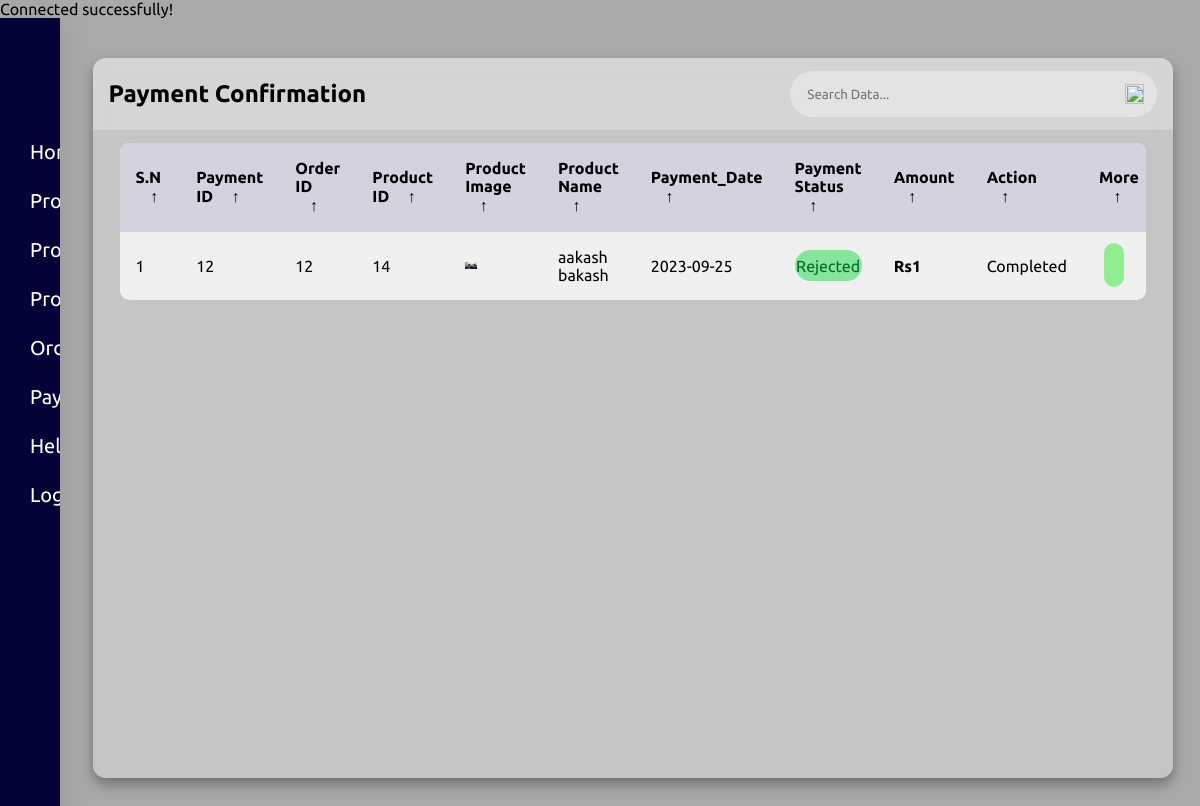
The app's page /userpayment.php (signed in), older data.
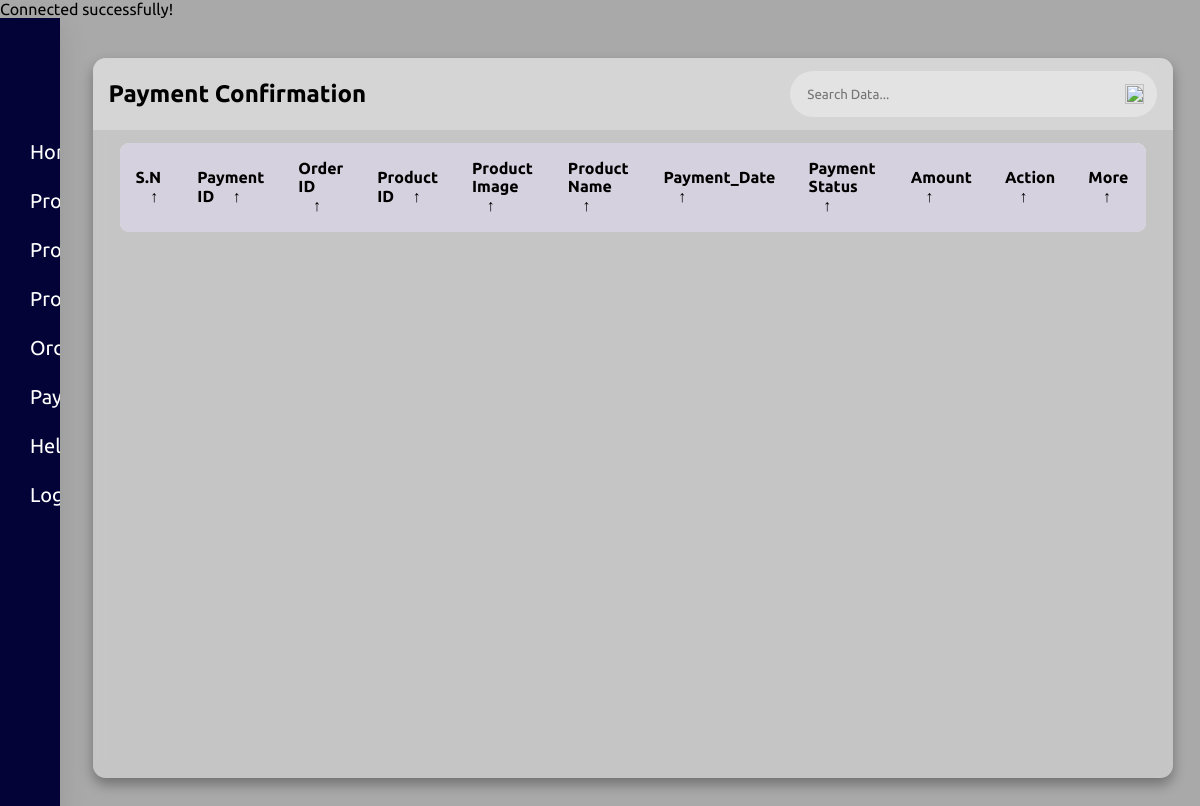
The same page, newer data.
### tables this page shows
CREATE TABLE `paymenttable` (
  `payment_id` int(11) NOT NULL,
  `order_id` int(11) NOT NULL,
  `payment_status` varchar(100) NOT NULL DEFAULT 'pending',
  `Product_id` int(11) NOT NULL
);

CREATE TABLE `productdetails` (
  `Product_id` int(11) NOT NULL,
  `user_id` int(11) NOT NULL,
  `product_name` varchar(100) NOT NULL,
  `category_name` varchar(100) NOT NULL,
  `product_price` varchar(500) NOT NULL,
  `product_image` varchar(300) NOT NULL,
  `product_age` varchar(10) NOT NULL,
  `product_bio` varchar(500) NOT NULL,
  `sell_status` varchar(100) NOT NULL DEFAULT 'pending',
  `display_home` int(1) NOT NULL DEFAULT 1
);

CREATE TABLE `ordertable` (
  `order_id` int(11) NOT NULL,
  `Product_id` int(11) NOT NULL,
  `order_date` varchar(100) NOT NULL,
  `payment_status` varchar(11) NOT NULL DEFAULT 'pending',
  `user_id` int(11) NOT NULL,
  `customer_id` int(11) NOT NULL
);

### userpayment.php (the view, shortened to what this page needs)
<?php
include('php/connector.php');
$userid = $_SESSION['user_id'];
?>
<!DOCTYPE html>
<html lang="en">
<head>
    <link rel="stylesheet" href="css/orderlist.css">
    <link rel="stylesheet" href="view/app/usermenu.css">
</head>
<body>
    <div class="adminmain-container" style="max-width:100%;">
        <div class="menudiv"><?php include("view/app/usermenu.php") ?></div>
        <div class="dashdiv">
            <main class="table">
                <section class="table__header">
                    <h1>Payment Confirmation</h1>
                    <div class="input-group">
                        <input type="search" placeholder="Search Data...">
                        <img src="images/search.png" alt="">
                    </div>
                    <?PHP $sn=1; ?>
                </section>
                <section class="table__body">
                    <table>
                        <thead>
                            <tr>
                                <th>S.N <span class="icon-arrow">&UpArrow;</span></th>
                                <th>Payment ID <span class="icon-arrow">&UpArrow;</span></th>
                                <th> Order ID <span class="icon-arrow">&UpArrow;</span></th>
                                <th> Product ID <span class="icon-arrow">&UpArrow;</span></th>
                                <th> Product Image <span class="icon-arrow">&UpArrow;</span></th>
                                <th> Product Name <span class="icon-arrow">&UpArrow;</span></th>
                                <th> Payment_Date <span class="icon-arrow">&UpArrow;</span></th>
                                <th> Payment Status <span class="icon-arrow">&UpArrow;</span></th>
                                <th> Amount <span class="icon-arrow">&UpArrow;</span></th>
                                <th id="action"> Action <span class="icon-arrow">&UpArrow;</span></th>
                                <th> More<span class="icon-arrow">&UpArrow;</span></th>
                            </tr>
                        </thead>
                        <tbody>
                            <?php
                            $sql = "SELECT * FROM  ordertable od JOIN productdetails pd ON od.Product_id=pd.Product_id JOIN paymenttable pt ON pd.Product_id=pt.Product_id WHERE od.user_id=$userid ";
                            $r = mysqli_query($con, $sql);
                            while ($data = mysqli_fetch_assoc($r)) {
                            ?>
                                <tr>
                                    <td> <?php echo $sn ?> </td>
                                    <td> <?php echo $data['payment_id'] ?> </td>
                                    <td> <?php echo $data['order_id'] ?> </td>
                                    <td> <?php echo $data['Product_id'] ?> </td>
                                    <td> <img src="<?php echo $data['product_image'] ?>" alt=""></td>
                                    <td> <?php echo $data['product_name'] ?></td>
                                    <td> <?php echo $data['order_date'] ?> </td>
                                    <td>
                                        <p class="status delivered"><?php echo $data['payment_status'] ?></p>
                                    </td>
                                    <td> <strong> Rs<?php echo $data['product_price'] ?> </strong></td>
                                    <div class="btndiv">
                                        <?php $order_id = $data['order_id'];
                                        $confirmation_status = $data['payment_status'];
                                        $status_text = ($confirmation_status == 'Confirmed'||$confirmation_status == 'Rejected')? 'Completed' : '<a href="#" onclick="show1(' . $order_id . ')" class="pbtn_1"><ion-icon name="checkmark-circle-outline"></ion-icon></a><a href="#" onclick="show2(' . $order_id . ')" class="pbtn_2"><ion-icon name="close-circle-outline"></ion-icon></a>';
                                        echo '<td id="action" class="pbtn" style="height:100%;">';
                                        echo '<div class="btndiv">';
                                        echo $status_text;
                                        echo '</div>';
                                        echo '</td>';
                                        ?>
                                    </div>
                                    <?php
                                    $order_id = $data['order_id'];
                                    ?>
                                    <td>
                                        <a class="view" href="productcard_order.php?orderid= <?php echo $order_id ?>"><ion-icon name="eye-outline"></ion-icon></a>
                                    </td>
                                </tr>
                                <?php $sn++ ?>
                            <?php } ?>
                        </tbody>
                    </table>
                </section>
            </main>
        </div>
    </div>
<!DOCTYPE html>
<html>
<head>
</head>
<body>
</body>
</html>
</body>
</html>

Row changes from the older to the newer data that the page shows:
removed paymenttable: payment_id "12", order "12", Product "14", Product.product_image (picture), Product.product_name "aakash bakash", order.order_date "2023-09-25", payment_status "Rejected", Product.product_price "1", shows "Completed"
